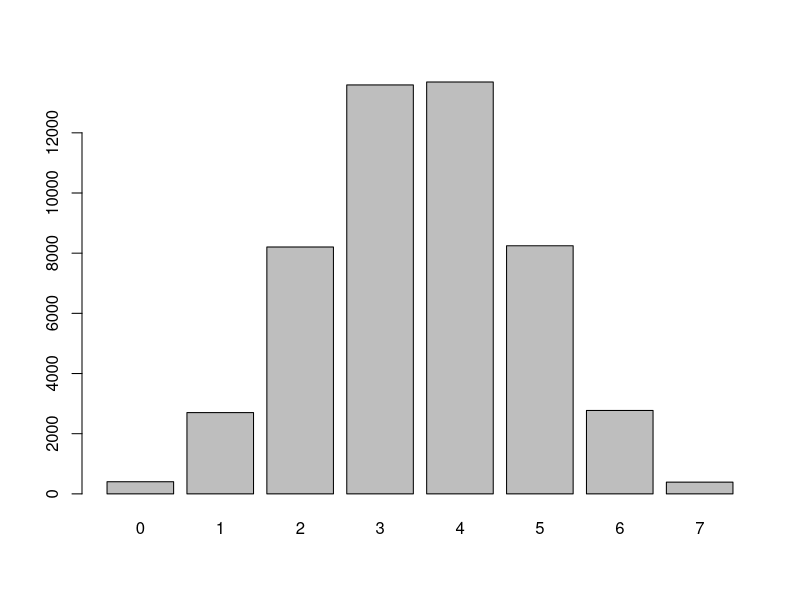
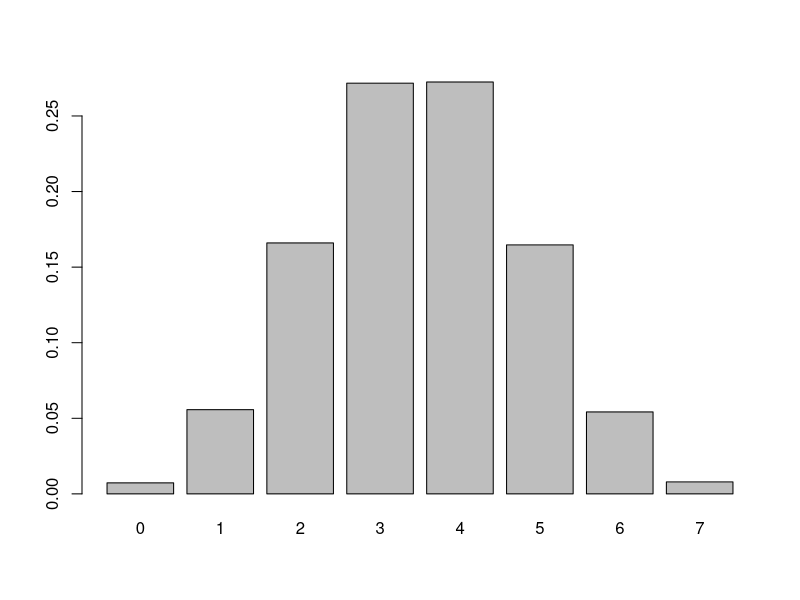

These charts were generated, in order, by the following R code:
## ---- chunk 1
set.seed(772)
## ---- chunk 2
#Number of heads and tails done by hand 
#Heads(0) - 2; Tails(1) - 5 
set.seed(772)
physical_coin <- table(rbinom(n = 50000, size = 7, prob = 0.5))
physical_coin
## ---- chunk 3
set.seed(772)
physical_coin <- table(rbinom(n = 50000, size = 7, prob = 0.5))
physical_coin_prob <- table(rbinom(n = 50000, size = 7, prob = 0.5))/50000
physical_coin
physical_coin_prob
barplot(physical_coin)
barplot(physical_coin_prob)

## ---- chunk 4
new_table <- matrix(data = c(35, 15, 47, 3), nrow = 2, byrow = F, dimnames = list(c("Passed", "Failed"), c("HighSchool","College Students")))
#new_table <- addmargins(new_table)
new_table_prob <- new_table/sum(new_table)
addmargins(new_table)
new_table_prob

## ---- chunk 5
mortgage <- matrix(data = c(26, 49, 93928, 5997), nrow = 2, byrow = F, dimnames = list(c("Passed", "Failed"), c("Default","Non-defaulted")))
addmargins(mortgage)
mortgage_prob <- mortgage/sum(mortgage)
mortgage_prob

## ---- chunk 6
new_table_prob <- mortgage/sum(mortgage)
addmargins(new_table_prob)

